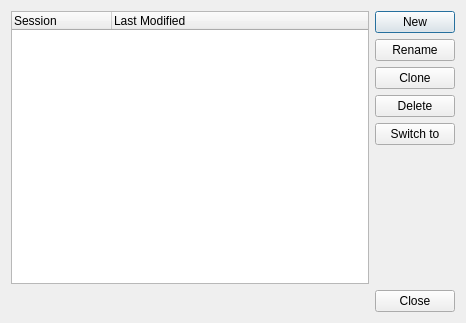
<?xml version="1.0" encoding="UTF-8"?>
<ui version="4.0">
 <class>SessionManagerDialog</class>
 <widget class="QDialog" name="SessionManagerDialog">
  <property name="geometry">
   <rect>
    <x>0</x>
    <y>0</y>
    <width>466</width>
    <height>323</height>
   </rect>
  </property>
  <property name="windowTitle">
   <string>Session Manager</string>
  </property>
  <layout class="QGridLayout" name="gridLayout">
   <item row="0" column="0">
    <widget class="QTreeWidget" name="treeWidget">
     <property name="rootIsDecorated">
      <bool>false</bool>
     </property>
     <column>
      <property name="text">
       <string>Session</string>
      </property>
     </column>
     <column>
      <property name="text">
       <string>Last Modified</string>
      </property>
     </column>
    </widget>
   </item>
   <item row="0" column="1">
    <layout class="QVBoxLayout" name="verticalLayout">
     <item>
      <widget class="QPushButton" name="newButton">
       <property name="text">
        <string>New</string>
       </property>
      </widget>
     </item>
     <item>
      <widget class="QPushButton" name="renameButton">
       <property name="text">
        <string>Rename</string>
       </property>
      </widget>
     </item>
     <item>
      <widget class="QPushButton" name="cloneButton">
       <property name="text">
        <string>Clone</string>
       </property>
      </widget>
     </item>
     <item>
      <widget class="QPushButton" name="deleteButton">
       <property name="text">
        <string>Delete</string>
       </property>
      </widget>
     </item>
     <item>
      <widget class="QPushButton" name="switchToButton">
       <property name="text">
        <string>Switch to</string>
       </property>
      </widget>
     </item>
     <item>
      <spacer name="verticalSpacer">
       <property name="orientation">
        <enum>Qt::Vertical</enum>
       </property>
       <property name="sizeHint" stdset="0">
        <size>
         <width>20</width>
         <height>40</height>
        </size>
       </property>
      </spacer>
     </item>
    </layout>
   </item>
   <item row="1" column="0" colspan="2">
    <widget class="QDialogButtonBox" name="buttonBox">
     <property name="orientation">
      <enum>Qt::Horizontal</enum>
     </property>
     <property name="standardButtons">
      <set>QDialogButtonBox::Close</set>
     </property>
    </widget>
   </item>
  </layout>
 </widget>
 <resources/>
 <connections>
  <connection>
   <sender>buttonBox</sender>
   <signal>accepted()</signal>
   <receiver>SessionManagerDialog</receiver>
   <slot>accept()</slot>
   <hints>
    <hint type="sourcelabel">
     <x>248</x>
     <y>254</y>
    </hint>
    <hint type="destinationlabel">
     <x>157</x>
     <y>274</y>
    </hint>
   </hints>
  </connection>
  <connection>
   <sender>buttonBox</sender>
   <signal>rejected()</signal>
   <receiver>SessionManagerDialog</receiver>
   <slot>reject()</slot>
   <hints>
    <hint type="sourcelabel">
     <x>316</x>
     <y>260</y>
    </hint>
    <hint type="destinationlabel">
     <x>286</x>
     <y>274</y>
    </hint>
   </hints>
  </connection>
 </connections>
</ui>
